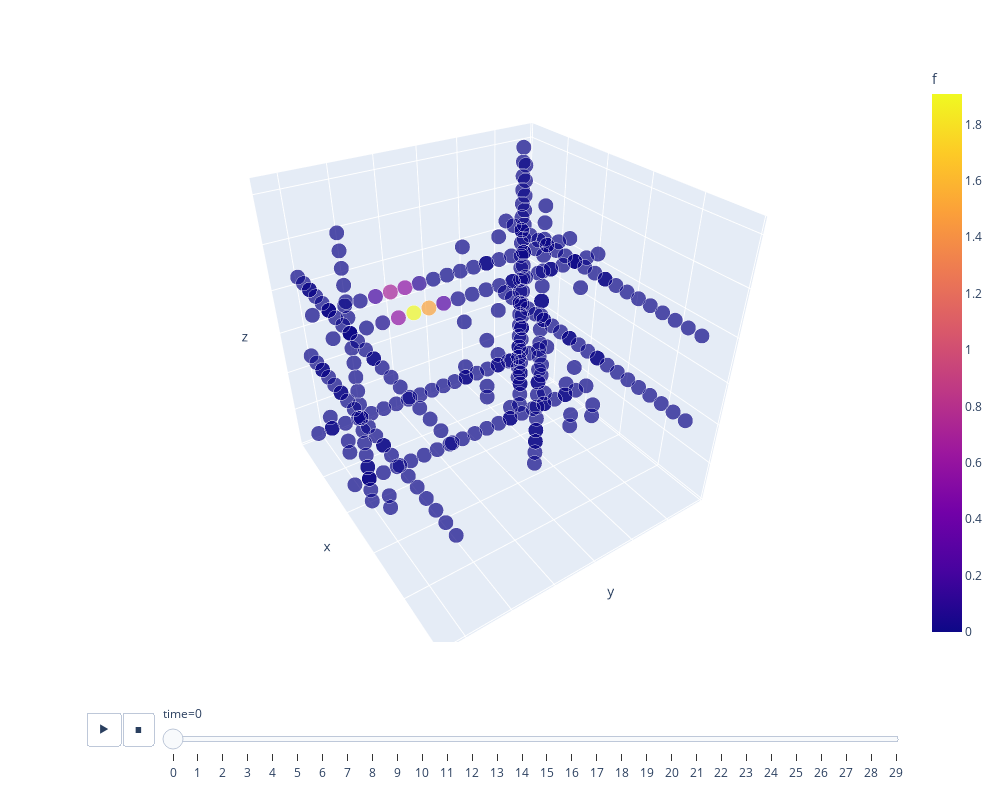

The notebook cell saved with this chart:
### Code cell
def p(q):
    a = (0.008, 0.0027, 90.)
    q0 = (251., 740., 2.22)
    p0 = np.exp(-0.25*a[0]*(q[0]-q0[0])**2)
    p1 = np.exp(-0.25*a[1]*(q[1]-q0[1])**2)
    p2 = np.exp(-0.25*a[2]*(q[2]-q0[2])**2)
    return p0*p1*p2# + eps

def Vw(q):
    return evaluate_S1(q) * p(q)

V = Vw
N = 20
O = Objective(V, [linspace(200, 300, N), linspace(550, 1200, N), linspace(0, np.pi, N)])
G = balanced_tree(3, r = 4, N = N)
G = tn_grid(G, O.linspace)
Gopt, df = ttnopt(G, O, nsweep = 5)
fig = grid_animation(df)
#F = tn_to_tensor(Gopt)
fig.show()

### Figure 1 — Plotly figure (JSON) as saved in the notebook; plotly's stock layout.template omitted (floating-point values rounded to 4 significant figures; data arrays with more than 128 entries replaced by an {"elided": "..."} marker saying what was removed)
{"data": [{"hovertemplate": "<b>%{hovertext}</b><br><br>time=0<br>x1=%{x}<br>x2=%{y}<br>x3=%{z}<br>size=%{marker.size}<br>f=%{marker.color}<extra></extra>", "hovertext": {"elided": "304 int values"}, "ids": {"elided": "304 int values"}, "legendgroup": "", "marker": {"color": {"elided": "304 float values"}, "coloraxis": "coloraxis", "size": {"elided": "304 int values"}, "sizemode": "area", "sizeref": 0.004444, "symbol": "circle"}, "mode": "markers", "name": "", "scene": "scene", "showlegend": false, "type": "scatter3d", "x": {"elided": "304 float values"}, "y": {"elided": "304 float values"}, "z": {"elided": "304 float values"}}], "layout": {"coloraxis": {"colorbar": {"title": {"text": "f"}}, "colorscale": [[0, "#0d0887"], [0.1111, "#46039f"], [0.2222, "#7201a8"], [0.3333, "#9c179e"], [0.4444, "#bd3786"], [0.5556, "#d8576b"], [0.6667, "#ed7953"], [0.7778, "#fb9f3a"], [0.8889, "#fdca26"], [1, "#f0f921"]]}, "height": 800, "legend": {"itemsizing": "constant", "tracegroupgap": 0}, "margin": {"t": 60}, "scene": {"camera": {"center": {"x": 0, "y": 0, "z": 0}, "eye": {"x": 1.5, "y": -1, "z": 1.2}, "up": {"x": 0, "y": 0, "z": 1}}, "domain": {"x": [0, 1], "y": [0, 1]}, "xaxis": {"showticklabels": false, "title": {"text": "x"}}, "yaxis": {"showticklabels": false, "title": {"text": "y"}}, "zaxis": {"showticklabels": false, "title": {"text": "z"}}}, "sliders": [{"active": 0, "currentvalue": {"prefix": "time="}, "len": 0.9, "pad": {"b": 10, "t": 60}, "steps": [{"args": [["0"], {"frame": {"duration": 0, "redraw": true}, "fromcurrent": true, "mode": "immediate", "transition": {"duration": 0, "easing": "linear"}}], "label": "0", "method": "animate"}, {"args": [["1"], {"frame": {"duration": 0, "redraw": true}, "fromcurrent": true, "mode": "immediate", "transition": {"duration": 0, "easing": "linear"}}], "label": "1", "method": "animate"}, {"args": [["2"], {"frame": {"duration": 0, "redraw": true}, "fromcurrent": true, "mode": "immediate", "transition": {"duration": 0, "easing": "linear"}}], "label": "2", "method": "animate"}, {"args": [["3"], {"frame": {"duration": 0, "redraw": true}, "fromcurrent": true, "mode": "immediate", "transition": {"duration": 0, "easing": "linear"}}], "label": "3", "method": "animate"}, {"args": [["4"], {"frame": {"duration": 0, "redraw": true}, "fromcurrent": true, "mode": "immediate", "transition": {"duration": 0, "easing": "linear"}}], "label": "4", "method": "animate"}, {"args": [["5"], {"frame": {"duration": 0, "redraw": true}, "fromcurrent": true, "mode": "immediate", "transition": {"duration": 0, "easing": "linear"}}], "label": "5", "method": "animate"}, {"args": [["6"], {"frame": {"duration": 0, "redraw": true}, "fromcurrent": true, "mode": "immediate", "transition": {"duration": 0, "easing": "linear"}}], "label": "6", "method": "animate"}, {"args": [["7"], {"frame": {"duration": 0, "redraw": true}, "fromcurrent": true, "mode": "immediate", "transition": {"duration": 0, "easing": "linear"}}], "label": "7", "method": "animate"}, {"args": [["8"], {"frame": {"duration": 0, "redraw": true}, "fromcurrent": true, "mode": "immediate", "transition": {"duration": 0, "easing": "linear"}}], "label": "8", "method": "animate"}, {"args": [["9"], {"frame": {"duration": 0, "redraw": true}, "fromcurrent": true, "mode": "immediate", "transition": {"duration": 0, "easing": "linear"}}], "label": "9", "method": "animate"}, {"args": [["10"], {"frame": {"duration": 0, "redraw": true}, "fromcurrent": true, "mode": "immediate", "transition": {"duration": 0, "easing": "linear"}}], "label": "10", "method": "animate"}, {"args": [["11"], {"frame": {"duration": 0, "redraw": true}, "fromcurrent": true, "mode": "immediate", "transition": {"duration": 0, "easing": "linear"}}], "label": "11", "method": "animate"}, {"args": [["12"], {"frame": {"duration": 0, "redraw": true}, "fromcurrent": true, "mode": "immediate", "transition": {"duration": 0, "easing": "linear"}}], "label": "12", "method": "animate"}, {"args": [["13"], {"frame": {"duration": 0, "redraw": true}, "fromcurrent": true, "mode": "immediate", "transition": {"duration": 0, "easing": "linear"}}], "label": "13", "method": "animate"}, {"args": [["14"], {"frame": {"duration": 0, "redraw": true}, "fromcurrent": true, "mode": "immediate", "transition": {"duration": 0, "easing": "linear"}}], "label": "14", "method": "animate"}, {"args": [["15"], {"frame": {"duration": 0, "redraw": true}, "fromcurrent": true, "mode": "immediate", "transition": {"duration": 0, "easing": "linear"}}], "label": "15", "method": "animate"}, {"args": [["16"], {"frame": {"duration": 0, "redraw": true}, "fromcurrent": true, "mode": "immediate", "transition": {"duration": 0, "easing": "linear"}}], "label": "16", "method": "animate"}, {"args": [["17"], {"frame": {"duration": 0, "redraw": true}, "fromcurrent": true, "mode": "immediate", "transition": {"duration": 0, "easing": "linear"}}], "label": "17", "method": "animate"}, {"args": [["18"], {"frame": {"duration": 0, "redraw": true}, "fromcurrent": true, "mode": "immediate", "transition": {"duration": 0, "easing": "linear"}}], "label": "18", "method": "animate"}, {"args": [["19"], {"frame": {"duration": 0, "redraw": true}, "fromcurrent": true, "mode": "immediate", "transition": {"duration": 0, "easing": "linear"}}], "label": "19", "method": "animate"}, {"args": [["20"], {"frame": {"duration": 0, "redraw": true}, "fromcurrent": true, "mode": "immediate", "transition": {"duration": 0, "easing": "linear"}}], "label": "20", "method": "animate"}, {"args": [["21"], {"frame": {"duration": 0, "redraw": true}, "fromcurrent": true, "mode": "immediate", "transition": {"duration": 0, "easing": "linear"}}], "label": "21", "method": "animate"}, {"args": [["22"], {"frame": {"duration": 0, "redraw": true}, "fromcurrent": true, "mode": "immediate", "transition": {"duration": 0, "easing": "linear"}}], "label": "22", "method": "animate"}, {"args": [["23"], {"frame": {"duration": 0, "redraw": true}, "fromcurrent": true, "mode": "immediate", "transition": {"duration": 0, "easing": "linear"}}], "label": "23", "method": "animate"}, {"args": [["24"], {"frame": {"duration": 0, "redraw": true}, "fromcurrent": true, "mode": "immediate", "transition": {"duration": 0, "easing": "linear"}}], "label": "24", "method": "animate"}, {"args": [["25"], {"frame": {"duration": 0, "redraw": true}, "fromcurrent": true, "mode": "immediate", "transition": {"duration": 0, "easing": "linear"}}], "label": "25", "method": "animate"}, {"args": [["26"], {"frame": {"duration": 0, "redraw": true}, "fromcurrent": true, "mode": "immediate", "transition": {"duration": 0, "easing": "linear"}}], "label": "26", "method": "animate"}, {"args": [["27"], {"frame": {"duration": 0, "redraw": true}, "fromcurrent": true, "mode": "immediate", "transition": {"duration": 0, "easing": "linear"}}], "label": "27", "method": "animate"}, {"args": [["28"], {"frame": {"duration": 0, "redraw": true}, "fromcurrent": true, "mode": "immediate", "transition": {"duration": 0, "easing": "linear"}}], "label": "28", "method": "animate"}, {"args": [["29"], {"frame": {"duration": 0, "redraw": true}, "fromcurrent": true, "mode": "immediate", "transition": {"duration": 0, "easing": "linear"}}], "label": "29", "method": "animate"}], "x": 0.1, "xanchor": "left", "y": 0, "yanchor": "top"}], "updatemenus": [{"buttons": [{"args": [null, {"frame": {"duration": 100, "redraw": true}, "fromcurrent": true, "mode": "immediate", "transition": {"duration": 20, "easing": "linear"}}], "label": "&#9654;", "method": "animate"}, {"args": [[null], {"frame": {"duration": 0, "redraw": true}, "fromcurrent": true, "mode": "immediate", "transition": {"duration": 0, "easing": "linear"}}], "label": "&#9724;", "method": "animate"}], "direction": "left", "pad": {"r": 10, "t": 70}, "showactive": false, "type": "buttons", "x": 0.1, "xanchor": "right", "y": 0, "yanchor": "top"}], "width": 1000}}
